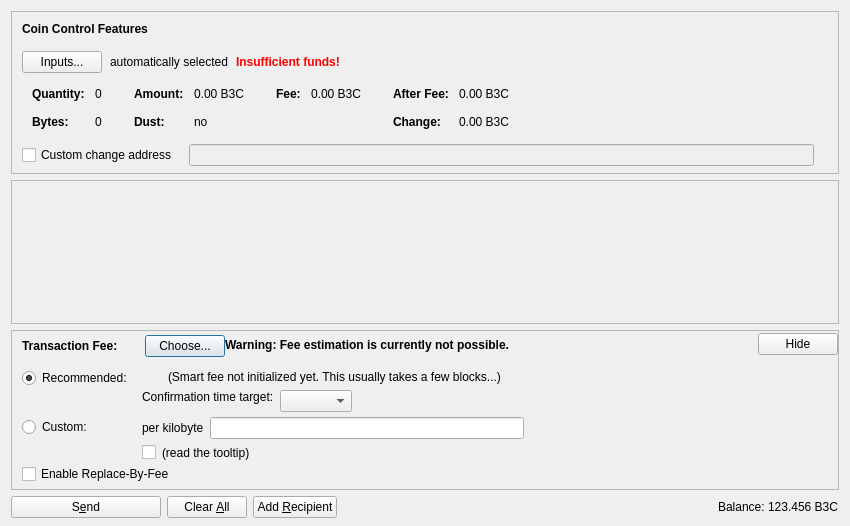
<?xml version="1.0" encoding="UTF-8"?>
<ui version="4.0">
 <class>SendCoinsDialog</class>
 <widget class="QDialog" name="SendCoinsDialog">
  <property name="geometry">
   <rect>
    <x>0</x>
    <y>0</y>
    <width>850</width>
    <height>526</height>
   </rect>
  </property>
  <property name="windowTitle">
   <string>Send Coins</string>
  </property>
  <layout class="QVBoxLayout" name="verticalLayout" stretch="0,1,0,0">
   <property name="bottomMargin">
    <number>8</number>
   </property>
   <item>
    <widget class="QFrame" name="frameCoinControl">
     <property name="sizePolicy">
      <sizepolicy hsizetype="Expanding" vsizetype="Expanding">
       <horstretch>0</horstretch>
       <verstretch>0</verstretch>
      </sizepolicy>
     </property>
     <property name="maximumSize">
      <size>
       <width>16777215</width>
       <height>16777215</height>
      </size>
     </property>
     <property name="frameShape">
      <enum>QFrame::StyledPanel</enum>
     </property>
     <property name="frameShadow">
      <enum>QFrame::Sunken</enum>
     </property>
     <layout class="QVBoxLayout" name="verticalLayoutCoinControl2">
      <property name="spacing">
       <number>0</number>
      </property>
      <property name="leftMargin">
       <number>0</number>
      </property>
      <property name="topMargin">
       <number>0</number>
      </property>
      <property name="rightMargin">
       <number>0</number>
      </property>
      <property name="bottomMargin">
       <number>6</number>
      </property>
      <item>
       <layout class="QVBoxLayout" name="verticalLayoutCoinControl" stretch="0,0,0,0,1">
        <property name="spacing">
         <number>0</number>
        </property>
        <property name="leftMargin">
         <number>10</number>
        </property>
        <property name="topMargin">
         <number>10</number>
        </property>
        <item>
         <layout class="QHBoxLayout" name="horizontalLayoutCoinControl1">
          <property name="bottomMargin">
           <number>15</number>
          </property>
          <item>
           <widget class="QLabel" name="labelCoinControlFeatures">
            <property name="sizePolicy">
             <sizepolicy hsizetype="Preferred" vsizetype="Maximum">
              <horstretch>0</horstretch>
              <verstretch>0</verstretch>
             </sizepolicy>
            </property>
            <property name="font">
             <font>
              <weight>75</weight>
              <bold>true</bold>
             </font>
            </property>
            <property name="styleSheet">
             <string notr="true">font-weight:bold;</string>
            </property>
            <property name="text">
             <string>Coin Control Features</string>
            </property>
           </widget>
          </item>
         </layout>
        </item>
        <item>
         <layout class="QHBoxLayout" name="horizontalLayoutCoinControl2" stretch="0,0,0,0">
          <property name="spacing">
           <number>8</number>
          </property>
          <property name="bottomMargin">
           <number>10</number>
          </property>
          <item>
           <widget class="QPushButton" name="pushButtonCoinControl">
            <property name="styleSheet">
             <string notr="true"/>
            </property>
            <property name="text">
             <string>Inputs...</string>
            </property>
            <property name="autoDefault">
             <bool>false</bool>
            </property>
           </widget>
          </item>
          <item>
           <widget class="QLabel" name="labelCoinControlAutomaticallySelected">
            <property name="text">
             <string>automatically selected</string>
            </property>
            <property name="margin">
             <number>5</number>
            </property>
           </widget>
          </item>
          <item>
           <widget class="QLabel" name="labelCoinControlInsuffFunds">
            <property name="font">
             <font>
              <weight>75</weight>
              <bold>true</bold>
             </font>
            </property>
            <property name="styleSheet">
             <string notr="true">color:red;font-weight:bold;</string>
            </property>
            <property name="text">
             <string>Insufficient funds!</string>
            </property>
            <property name="margin">
             <number>5</number>
            </property>
           </widget>
          </item>
          <item>
           <spacer name="horizontalSpacerCoinControl">
            <property name="orientation">
             <enum>Qt::Horizontal</enum>
            </property>
            <property name="sizeHint" stdset="0">
             <size>
              <width>40</width>
              <height>1</height>
             </size>
            </property>
           </spacer>
          </item>
         </layout>
        </item>
        <item>
         <widget class="QWidget" name="widgetCoinControl" native="true">
          <property name="sizePolicy">
           <sizepolicy hsizetype="Preferred" vsizetype="Preferred">
            <horstretch>0</horstretch>
            <verstretch>0</verstretch>
           </sizepolicy>
          </property>
          <property name="minimumSize">
           <size>
            <width>0</width>
            <height>0</height>
           </size>
          </property>
          <property name="styleSheet">
           <string notr="true"/>
          </property>
          <layout class="QHBoxLayout" name="horizontalLayoutCoinControl5">
           <property name="leftMargin">
            <number>0</number>
           </property>
           <property name="topMargin">
            <number>0</number>
           </property>
           <property name="rightMargin">
            <number>0</number>
           </property>
           <property name="bottomMargin">
            <number>0</number>
           </property>
           <item>
            <layout class="QHBoxLayout" name="horizontalLayoutCoinControl3" stretch="0,0,0,1">
             <property name="spacing">
              <number>20</number>
             </property>
             <property name="topMargin">
              <number>0</number>
             </property>
             <property name="bottomMargin">
              <number>10</number>
             </property>
             <item>
              <layout class="QFormLayout" name="formLayoutCoinControl1">
               <property name="horizontalSpacing">
                <number>10</number>
               </property>
               <property name="verticalSpacing">
                <number>14</number>
               </property>
               <property name="leftMargin">
                <number>10</number>
               </property>
               <property name="topMargin">
                <number>4</number>
               </property>
               <property name="rightMargin">
                <number>6</number>
               </property>
               <item row="0" column="0">
                <widget class="QLabel" name="labelCoinControlQuantityText">
                 <property name="font">
                  <font>
                   <weight>75</weight>
                   <bold>true</bold>
                  </font>
                 </property>
                 <property name="text">
                  <string>Quantity:</string>
                 </property>
                 <property name="margin">
                  <number>0</number>
                 </property>
                </widget>
               </item>
               <item row="0" column="1">
                <widget class="QLabel" name="labelCoinControlQuantity">
                 <property name="cursor">
                  <cursorShape>IBeamCursor</cursorShape>
                 </property>
                 <property name="contextMenuPolicy">
                  <enum>Qt::ActionsContextMenu</enum>
                 </property>
                 <property name="text">
                  <string notr="true">0</string>
                 </property>
                 <property name="margin">
                  <number>0</number>
                 </property>
                 <property name="textInteractionFlags">
                  <set>Qt::LinksAccessibleByMouse|Qt::TextSelectableByKeyboard|Qt::TextSelectableByMouse</set>
                 </property>
                </widget>
               </item>
               <item row="1" column="0">
                <widget class="QLabel" name="labelCoinControlBytesText">
                 <property name="font">
                  <font>
                   <weight>75</weight>
                   <bold>true</bold>
                  </font>
                 </property>
                 <property name="text">
                  <string>Bytes:</string>
                 </property>
                </widget>
               </item>
               <item row="1" column="1">
                <widget class="QLabel" name="labelCoinControlBytes">
                 <property name="cursor">
                  <cursorShape>IBeamCursor</cursorShape>
                 </property>
                 <property name="contextMenuPolicy">
                  <enum>Qt::ActionsContextMenu</enum>
                 </property>
                 <property name="text">
                  <string notr="true">0</string>
                 </property>
                 <property name="textInteractionFlags">
                  <set>Qt::LinksAccessibleByMouse|Qt::TextSelectableByKeyboard|Qt::TextSelectableByMouse</set>
                 </property>
                </widget>
               </item>
              </layout>
             </item>
             <item>
              <layout class="QFormLayout" name="formLayoutCoinControl2">
               <property name="horizontalSpacing">
                <number>10</number>
               </property>
               <property name="verticalSpacing">
                <number>14</number>
               </property>
               <property name="leftMargin">
                <number>6</number>
               </property>
               <property name="topMargin">
                <number>4</number>
               </property>
               <property name="rightMargin">
                <number>6</number>
               </property>
               <item row="0" column="0">
                <widget class="QLabel" name="labelCoinControlAmountText">
                 <property name="font">
                  <font>
                   <weight>75</weight>
                   <bold>true</bold>
                  </font>
                 </property>
                 <property name="text">
                  <string>Amount:</string>
                 </property>
                 <property name="margin">
                  <number>0</number>
                 </property>
                </widget>
               </item>
               <item row="0" column="1">
                <widget class="QLabel" name="labelCoinControlAmount">
                 <property name="cursor">
                  <cursorShape>IBeamCursor</cursorShape>
                 </property>
                 <property name="contextMenuPolicy">
                  <enum>Qt::ActionsContextMenu</enum>
                 </property>
                 <property name="text">
                  <string notr="true">0.00 B3C</string>
                 </property>
                 <property name="textInteractionFlags">
                  <set>Qt::LinksAccessibleByMouse|Qt::TextSelectableByKeyboard|Qt::TextSelectableByMouse</set>
                 </property>
                </widget>
               </item>
               <item row="1" column="0">
                <widget class="QLabel" name="labelCoinControlLowOutputText">
                 <property name="font">
                  <font>
                   <weight>75</weight>
                   <bold>true</bold>
                  </font>
                 </property>
                 <property name="text">
                  <string>Dust:</string>
                 </property>
                </widget>
               </item>
               <item row="1" column="1">
                <widget class="QLabel" name="labelCoinControlLowOutput">
                 <property name="cursor">
                  <cursorShape>IBeamCursor</cursorShape>
                 </property>
                 <property name="contextMenuPolicy">
                  <enum>Qt::ActionsContextMenu</enum>
                 </property>
                 <property name="text">
                  <string notr="true">no</string>
                 </property>
                 <property name="textInteractionFlags">
                  <set>Qt::LinksAccessibleByMouse|Qt::TextSelectableByKeyboard|Qt::TextSelectableByMouse</set>
                 </property>
                </widget>
               </item>
              </layout>
             </item>
             <item>
              <layout class="QFormLayout" name="formLayoutCoinControl3">
               <property name="horizontalSpacing">
                <number>10</number>
               </property>
               <property name="verticalSpacing">
                <number>14</number>
               </property>
               <property name="leftMargin">
                <number>6</number>
               </property>
               <property name="topMargin">
                <number>4</number>
               </property>
               <property name="rightMargin">
                <number>6</number>
               </property>
               <item row="0" column="0">
                <widget class="QLabel" name="labelCoinControlFeeText">
                 <property name="font">
                  <font>
                   <weight>75</weight>
                   <bold>true</bold>
                  </font>
                 </property>
                 <property name="text">
                  <string>Fee:</string>
                 </property>
                 <property name="margin">
                  <number>0</number>
                 </property>
                </widget>
               </item>
               <item row="0" column="1">
                <widget class="QLabel" name="labelCoinControlFee">
                 <property name="cursor">
                  <cursorShape>IBeamCursor</cursorShape>
                 </property>
                 <property name="contextMenuPolicy">
                  <enum>Qt::ActionsContextMenu</enum>
                 </property>
                 <property name="text">
                  <string notr="true">0.00 B3C</string>
                 </property>
                 <property name="textInteractionFlags">
                  <set>Qt::LinksAccessibleByMouse|Qt::TextSelectableByKeyboard|Qt::TextSelectableByMouse</set>
                 </property>
                </widget>
               </item>
              </layout>
             </item>
             <item>
              <layout class="QFormLayout" name="formLayoutCoinControl4">
               <property name="horizontalSpacing">
                <number>10</number>
               </property>
               <property name="verticalSpacing">
                <number>14</number>
               </property>
               <property name="leftMargin">
                <number>6</number>
               </property>
               <property name="topMargin">
                <number>4</number>
               </property>
               <property name="rightMargin">
                <number>6</number>
               </property>
               <item row="0" column="0">
                <widget class="QLabel" name="labelCoinControlAfterFeeText">
                 <property name="font">
                  <font>
                   <weight>75</weight>
                   <bold>true</bold>
                  </font>
                 </property>
                 <property name="text">
                  <string>After Fee:</string>
                 </property>
                 <property name="margin">
                  <number>0</number>
                 </property>
                </widget>
               </item>
               <item row="0" column="1">
                <widget class="QLabel" name="labelCoinControlAfterFee">
                 <property name="cursor">
                  <cursorShape>IBeamCursor</cursorShape>
                 </property>
                 <property name="contextMenuPolicy">
                  <enum>Qt::ActionsContextMenu</enum>
                 </property>
                 <property name="text">
                  <string notr="true">0.00 B3C</string>
                 </property>
                 <property name="textInteractionFlags">
                  <set>Qt::LinksAccessibleByMouse|Qt::TextSelectableByKeyboard|Qt::TextSelectableByMouse</set>
                 </property>
                </widget>
               </item>
               <item row="1" column="0">
                <widget class="QLabel" name="labelCoinControlChangeText">
                 <property name="font">
                  <font>
                   <weight>75</weight>
                   <bold>true</bold>
                  </font>
                 </property>
                 <property name="text">
                  <string>Change:</string>
                 </property>
                </widget>
               </item>
               <item row="1" column="1">
                <widget class="QLabel" name="labelCoinControlChange">
                 <property name="cursor">
                  <cursorShape>IBeamCursor</cursorShape>
                 </property>
                 <property name="contextMenuPolicy">
                  <enum>Qt::ActionsContextMenu</enum>
                 </property>
                 <property name="text">
                  <string notr="true">0.00 B3C</string>
                 </property>
                 <property name="textInteractionFlags">
                  <set>Qt::LinksAccessibleByMouse|Qt::TextSelectableByKeyboard|Qt::TextSelectableByMouse</set>
                 </property>
                </widget>
               </item>
              </layout>
             </item>
            </layout>
           </item>
          </layout>
         </widget>
        </item>
        <item>
         <layout class="QHBoxLayout" name="horizontalLayoutCoinControl4" stretch="0,0,0">
          <property name="spacing">
           <number>12</number>
          </property>
          <property name="sizeConstraint">
           <enum>QLayout::SetDefaultConstraint</enum>
          </property>
          <property name="topMargin">
           <number>5</number>
          </property>
          <property name="rightMargin">
           <number>5</number>
          </property>
          <item>
           <widget class="QCheckBox" name="checkBoxCoinControlChange">
            <property name="toolTip">
             <string>If this is activated, but the change address is empty or invalid, change will be sent to a newly generated address.</string>
            </property>
            <property name="text">
             <string>Custom change address</string>
            </property>
           </widget>
          </item>
          <item>
           <widget class="QValidatedLineEdit" name="lineEditCoinControlChange">
            <property name="enabled">
             <bool>false</bool>
            </property>
            <property name="sizePolicy">
             <sizepolicy hsizetype="Expanding" vsizetype="Fixed">
              <horstretch>0</horstretch>
              <verstretch>0</verstretch>
             </sizepolicy>
            </property>
           </widget>
          </item>
          <item>
           <widget class="QLabel" name="labelCoinControlChangeLabel">
            <property name="sizePolicy">
             <sizepolicy hsizetype="Preferred" vsizetype="Expanding">
              <horstretch>0</horstretch>
              <verstretch>0</verstretch>
             </sizepolicy>
            </property>
            <property name="minimumSize">
             <size>
              <width>0</width>
              <height>0</height>
             </size>
            </property>
            <property name="text">
             <string/>
            </property>
            <property name="margin">
             <number>3</number>
            </property>
           </widget>
          </item>
         </layout>
        </item>
        <item>
         <spacer name="verticalSpacerCoinControl">
          <property name="orientation">
           <enum>Qt::Vertical</enum>
          </property>
          <property name="sizeHint" stdset="0">
           <size>
            <width>800</width>
            <height>1</height>
           </size>
          </property>
         </spacer>
        </item>
       </layout>
      </item>
     </layout>
    </widget>
   </item>
   <item>
    <widget class="QScrollArea" name="scrollArea">
     <property name="widgetResizable">
      <bool>true</bool>
     </property>
     <widget class="QWidget" name="scrollAreaWidgetContents">
      <property name="geometry">
       <rect>
        <x>0</x>
        <y>0</y>
        <width>830</width>
        <height>104</height>
       </rect>
      </property>
      <layout class="QVBoxLayout" name="verticalLayout_2" stretch="0,1">
       <property name="leftMargin">
        <number>0</number>
       </property>
       <property name="topMargin">
        <number>0</number>
       </property>
       <property name="rightMargin">
        <number>0</number>
       </property>
       <property name="bottomMargin">
        <number>0</number>
       </property>
       <item>
        <layout class="QVBoxLayout" name="entries">
         <property name="spacing">
          <number>6</number>
         </property>
        </layout>
       </item>
       <item>
        <spacer name="verticalSpacer">
         <property name="orientation">
          <enum>Qt::Vertical</enum>
         </property>
         <property name="sizeHint" stdset="0">
          <size>
           <width>20</width>
           <height>40</height>
          </size>
         </property>
        </spacer>
       </item>
      </layout>
     </widget>
    </widget>
   </item>
   <item>
    <widget class="QFrame" name="frameFee">
     <property name="sizePolicy">
      <sizepolicy hsizetype="Expanding" vsizetype="Expanding">
       <horstretch>0</horstretch>
       <verstretch>0</verstretch>
      </sizepolicy>
     </property>
     <property name="maximumSize">
      <size>
       <width>16777215</width>
       <height>16777215</height>
      </size>
     </property>
     <property name="frameShape">
      <enum>QFrame::StyledPanel</enum>
     </property>
     <property name="frameShadow">
      <enum>QFrame::Sunken</enum>
     </property>
     <layout class="QVBoxLayout" name="verticalLayoutFee1">
      <property name="spacing">
       <number>0</number>
      </property>
      <property name="leftMargin">
       <number>0</number>
      </property>
      <property name="topMargin">
       <number>0</number>
      </property>
      <property name="rightMargin">
       <number>0</number>
      </property>
      <property name="bottomMargin">
       <number>0</number>
      </property>
      <item>
       <layout class="QVBoxLayout" name="verticalLayoutFee2" stretch="0,0,0">
        <property name="spacing">
         <number>0</number>
        </property>
        <property name="leftMargin">
         <number>10</number>
        </property>
        <property name="topMargin">
         <number>0</number>
        </property>
        <item>
         <layout class="QHBoxLayout" name="horizontalLayoutFee1">
          <property name="bottomMargin">
           <number>0</number>
          </property>
          <item>
           <layout class="QVBoxLayout" name="verticalLayoutFee7">
            <property name="spacing">
             <number>0</number>
            </property>
            <item>
             <spacer name="verticalSpacerSmartFee">
              <property name="orientation">
               <enum>Qt::Vertical</enum>
              </property>
              <property name="sizeType">
               <enum>QSizePolicy::Fixed</enum>
              </property>
              <property name="sizeHint" stdset="0">
               <size>
                <width>1</width>
                <height>4</height>
               </size>
              </property>
             </spacer>
            </item>
            <item>
             <layout class="QHBoxLayout" name="horizontalLayoutSmartFee">
              <property name="spacing">
               <number>10</number>
              </property>
              <item>
               <widget class="QLabel" name="labelFeeHeadline">
                <property name="sizePolicy">
                 <sizepolicy hsizetype="Preferred" vsizetype="Maximum">
                  <horstretch>0</horstretch>
                  <verstretch>0</verstretch>
                 </sizepolicy>
                </property>
                <property name="font">
                 <font>
                  <weight>75</weight>
                  <bold>true</bold>
                 </font>
                </property>
                <property name="styleSheet">
                 <string notr="true">font-weight:bold;</string>
                </property>
                <property name="text">
                 <string>Transaction Fee:</string>
                </property>
               </widget>
              </item>
              <item>
               <widget class="QLabel" name="labelFeeMinimized">
                <property name="text">
                 <string/>
                </property>
               </widget>
              </item>
              <item>
               <widget class="QPushButton" name="buttonChooseFee">
                <property name="text">
                 <string>Choose...</string>
                </property>
               </widget>
              </item>
             </layout>
            </item>
            <item>
             <spacer name="verticalSpacer_5">
              <property name="orientation">
               <enum>Qt::Vertical</enum>
              </property>
              <property name="sizeHint" stdset="0">
               <size>
                <width>1</width>
                <height>1</height>
               </size>
              </property>
             </spacer>
            </item>
           </layout>
          </item>
          <item>
           <widget class="QLabel" name="fallbackFeeWarningLabel">
            <property name="toolTip">
             <string>Using the fallbackfee can result in sending a transaction that will take several hours or days (or never) to confirm. Consider choosing your fee manually or wait until you have validated the complete chain.</string>
            </property>
            <property name="font">
            <font>
                <weight>75</weight>
                <bold>true</bold>
            </font>
            </property>
            <property name="text">
             <string>Warning: Fee estimation is currently not possible.</string>
            </property>
            <property name="wordWrap">
             <bool>false</bool>
            </property>
           </widget>
          </item>
          <item>
           <spacer name="horizontalSpacer_4">
            <property name="orientation">
             <enum>Qt::Horizontal</enum>
            </property>
            <property name="sizeType">
             <enum>QSizePolicy::MinimumExpanding</enum>
            </property>
            <property name="sizeHint" stdset="0">
             <size>
              <width>40</width>
              <height>20</height>
             </size>
            </property>
           </spacer>
          </item>
          <item>
           <widget class="QPushButton" name="buttonMinimizeFee">
            <property name="toolTip">
             <string>collapse fee-settings</string>
            </property>
            <property name="text">
             <string>Hide</string>
            </property>
           </widget>
          </item>
         </layout>
        </item>
        <item>
         <widget class="QFrame" name="frameFeeSelection">
          <layout class="QVBoxLayout" name="verticalLayoutFee12">
           <property name="spacing">
            <number>0</number>
           </property>
           <property name="leftMargin">
            <number>0</number>
           </property>
           <property name="topMargin">
            <number>0</number>
           </property>
           <property name="rightMargin">
            <number>0</number>
           </property>
           <property name="bottomMargin">
            <number>0</number>
           </property>
           <item>
            <layout class="QGridLayout" name="gridLayoutFee">
             <property name="topMargin">
              <number>10</number>
             </property>
             <property name="bottomMargin">
              <number>4</number>
             </property>
             <property name="horizontalSpacing">
              <number>10</number>
             </property>
             <property name="verticalSpacing">
              <number>4</number>
             </property>
             <item row="1" column="1">
              <layout class="QVBoxLayout" name="verticalLayoutFee8">
               <property name="spacing">
                <number>6</number>
               </property>
               <item>
                <layout class="QHBoxLayout" name="horizontalLayoutFee13">
                 <item>
                  <widget class="QLabel" name="labelCustomPerKilobyte">
                   <property name="toolTip">
                    <string>Specify a custom fee per kB (1,000 bytes) of the transaction's virtual size.

Note:  Since the fee is calculated on a per-byte basis, a fee of "100 satoshis per kB" for a transaction size of 500 bytes (half of 1 kB) would ultimately yield a fee of only 50 satoshis.</string>
                   </property>
                   <property name="text">
                    <string>per kilobyte</string>
                   </property>
                  </widget>
                 </item>
                 <item>
                  <widget class="BitcoinB3AmountField" name="customFee"/>
                 </item>
                 <item>
                  <spacer name="horizontalSpacer_6">
                   <property name="orientation">
                    <enum>Qt::Horizontal</enum>
                   </property>
                   <property name="sizeHint" stdset="0">
                    <size>
                     <width>1</width>
                     <height>1</height>
                    </size>
                   </property>
                  </spacer>
                 </item>
                </layout>
               </item>
               <item>
                <layout class="QHBoxLayout" name="horizontalLayoutFee8">
                 <item>
                  <widget class="QCheckBox" name="checkBoxMinimumFee">
                   <property name="toolTip">
                    <string>Paying only the minimum fee is just fine as long as there is less transaction volume than space in the blocks. But be aware that this can end up in a never confirming transaction once there is more demand for bitcoinb3 transactions than the network can process.</string>
                   </property>
                   <property name="text">
                    <string/>
                   </property>
                  </widget>
                 </item>
                 <item>
                  <widget class="QLabel" name="labelMinFeeWarning">
                   <property name="enabled">
                    <bool>true</bool>
                   </property>
                   <property name="toolTip">
                    <string>Paying only the minimum fee is just fine as long as there is less transaction volume than space in the blocks. But be aware that this can end up in a never confirming transaction once there is more demand for bitcoinb3 transactions than the network can process.</string>
                   </property>
                   <property name="text">
                    <string>(read the tooltip)</string>
                   </property>
                   <property name="margin">
                    <number>5</number>
                   </property>
                  </widget>
                 </item>
                 <item>
                  <spacer name="horizontalSpacer_2">
                   <property name="orientation">
                    <enum>Qt::Horizontal</enum>
                   </property>
                   <property name="sizeHint" stdset="0">
                    <size>
                     <width>1</width>
                     <height>1</height>
                    </size>
                   </property>
                  </spacer>
                 </item>
                </layout>
               </item>
              </layout>
             </item>
             <item row="0" column="0">
              <layout class="QVBoxLayout" name="verticalLayoutFee4" stretch="0,1">
               <item>
                <widget class="QRadioButton" name="radioSmartFee">
                 <property name="text">
                  <string>Recommended:</string>
                 </property>
                 <property name="checked">
                  <bool>true</bool>
                 </property>
                 <attribute name="buttonGroup">
                  <string notr="true">groupFee</string>
                 </attribute>
                </widget>
               </item>
               <item>
                <spacer name="verticalSpacer_2">
                 <property name="orientation">
                  <enum>Qt::Vertical</enum>
                 </property>
                 <property name="sizeHint" stdset="0">
                  <size>
                   <width>1</width>
                   <height>1</height>
                  </size>
                 </property>
                </spacer>
               </item>
              </layout>
             </item>
             <item row="1" column="0">
              <layout class="QVBoxLayout" name="verticalLayoutFee9" stretch="0,1">
               <item>
                <widget class="QRadioButton" name="radioCustomFee">
                 <property name="text">
                  <string>Custom:</string>
                 </property>
                 <attribute name="buttonGroup">
                  <string notr="true">groupFee</string>
                 </attribute>
                </widget>
               </item>
               <item>
                <spacer name="verticalSpacer_6">
                 <property name="orientation">
                  <enum>Qt::Vertical</enum>
                 </property>
                 <property name="sizeHint" stdset="0">
                  <size>
                   <width>1</width>
                   <height>1</height>
                  </size>
                 </property>
                </spacer>
               </item>
              </layout>
             </item>
             <item row="0" column="1">
              <layout class="QVBoxLayout" name="verticalLayoutFee3" stretch="0,0,1">
               <property name="spacing">
                <number>6</number>
               </property>
               <property name="topMargin">
                <number>2</number>
               </property>
               <item>
                <layout class="QHBoxLayout" name="horizontalLayoutFee12">
                 <item>
                  <widget class="QLabel" name="labelSmartFee">
                   <property name="text">
                    <string/>
                   </property>
                   <property name="margin">
                    <number>2</number>
                   </property>
                  </widget>
                 </item>
                 <item>
                  <widget class="QLabel" name="labelFeeEstimation">
                   <property name="text">
                    <string/>
                   </property>
                  </widget>
                 </item>
                 <item>
                  <widget class="QLabel" name="labelSmartFee2">
                   <property name="text">
                    <string>(Smart fee not initialized yet. This usually takes a few blocks...)</string>
                   </property>
                   <property name="margin">
                    <number>2</number>
                   </property>
                  </widget>
                 </item>
                 <item>
                  <spacer name="horizontalSpacer_5">
                   <property name="orientation">
                    <enum>Qt::Horizontal</enum>
                   </property>
                   <property name="sizeHint" stdset="0">
                    <size>
                     <width>1</width>
                     <height>1</height>
                    </size>
                   </property>
                  </spacer>
                 </item>
                </layout>
               </item>
               <item>
                <layout class="QHBoxLayout" name="horizontalLayoutFee9">
                 <item>
                  <layout class="QVBoxLayout" name="verticalLayoutFee6">
                   <item>
                    <widget class="QLabel" name="labelSmartFee3">
                     <property name="text">
                      <string>Confirmation time target:</string>
                     </property>
                     <property name="margin">
                      <number>2</number>
                     </property>
                    </widget>
                   </item>
                   <item>
                    <spacer name="verticalSpacer_3">
                     <property name="orientation">
                      <enum>Qt::Vertical</enum>
                     </property>
                     <property name="sizeHint" stdset="0">
                      <size>
                       <width>1</width>
                       <height>1</height>
                      </size>
                     </property>
                    </spacer>
                   </item>
                  </layout>
                 </item>
                 <item>
                  <layout class="QVBoxLayout" name="verticalLayoutFee5">
                   <property name="rightMargin">
                    <number>30</number>
                   </property>
                   <item>
                    <layout class="QHBoxLayout" name="horizontalLayoutConfTarget">
                     <property name="bottomMargin">
                      <number>0</number>
                     </property>
                     <item>
                      <widget class="QComboBox" name="confTargetSelector"/>
                     </item>
                     <item>
                      <spacer name="horizontalSpacerConfTarget">
                       <property name="orientation">
                        <enum>Qt::Horizontal</enum>
                       </property>
                       <property name="sizeHint" stdset="0">
                        <size>
                         <width>40</width>
                         <height>20</height>
                        </size>
                       </property>
                      </spacer>
                     </item>
                    </layout>
                   </item>
                  </layout>
                 </item>
                </layout>
               </item>
               <item>
                <spacer name="verticalSpacer_4">
                 <property name="orientation">
                  <enum>Qt::Vertical</enum>
                 </property>
                 <property name="sizeHint" stdset="0">
                  <size>
                   <width>1</width>
                   <height>1</height>
                  </size>
                 </property>
                </spacer>
               </item>
              </layout>
             </item>
            </layout>
           </item>
           <item>
            <widget class="QCheckBox" name="optInRBF">
             <property name="text">
              <string>Enable Replace-By-Fee</string>
             </property>
             <property name="toolTip">
              <string>With Replace-By-Fee (BIP-125) you can increase a transaction's fee after it is sent. Without this, a higher fee may be recommended to compensate for increased transaction delay risk.</string>
             </property>
            </widget>
           </item>
          </layout>
         </widget>
        </item>
        <item>
         <spacer name="verticalSpacerFee">
          <property name="orientation">
           <enum>Qt::Vertical</enum>
          </property>
          <property name="sizeHint" stdset="0">
           <size>
            <width>40</width>
            <height>5</height>
           </size>
          </property>
         </spacer>
        </item>
       </layout>
      </item>
     </layout>
    </widget>
   </item>
   <item>
    <layout class="QHBoxLayout" name="horizontalLayout">
     <item>
      <widget class="QPushButton" name="sendButton">
       <property name="minimumSize">
        <size>
         <width>150</width>
         <height>0</height>
        </size>
       </property>
       <property name="toolTip">
        <string>Confirm the send action</string>
       </property>
       <property name="text">
        <string>S&amp;end</string>
       </property>
       <property name="icon">
        <iconset resource="../bitcoinb3.qrc">
         <normaloff>:/icons/send</normaloff>:/icons/send</iconset>
       </property>
       <property name="autoDefault">
        <bool>false</bool>
       </property>
       <property name="default">
        <bool>false</bool>
       </property>
      </widget>
     </item>
     <item>
      <widget class="QPushButton" name="clearButton">
       <property name="sizePolicy">
        <sizepolicy hsizetype="Minimum" vsizetype="Fixed">
         <horstretch>0</horstretch>
         <verstretch>0</verstretch>
        </sizepolicy>
       </property>
       <property name="toolTip">
        <string>Clear all fields of the form.</string>
       </property>
       <property name="text">
        <string>Clear &amp;All</string>
       </property>
       <property name="icon">
        <iconset resource="../bitcoinb3.qrc">
         <normaloff>:/icons/remove</normaloff>:/icons/remove</iconset>
       </property>
       <property name="autoDefault">
        <bool>false</bool>
       </property>
      </widget>
     </item>
     <item>
      <widget class="QPushButton" name="addButton">
       <property name="toolTip">
        <string>Send to multiple recipients at once</string>
       </property>
       <property name="text">
        <string>Add &amp;Recipient</string>
       </property>
       <property name="icon">
        <iconset resource="../bitcoinb3.qrc">
         <normaloff>:/icons/add</normaloff>:/icons/add</iconset>
       </property>
       <property name="autoDefault">
        <bool>false</bool>
       </property>
      </widget>
     </item>
     <item>
      <spacer name="horizontalSpacer">
       <property name="orientation">
        <enum>Qt::Horizontal</enum>
       </property>
       <property name="sizeHint" stdset="0">
        <size>
         <width>40</width>
         <height>20</height>
        </size>
       </property>
      </spacer>
     </item>
     <item>
      <layout class="QHBoxLayout" name="horizontalLayout_2">
       <property name="spacing">
        <number>3</number>
       </property>
       <item>
        <widget class="QLabel" name="label">
         <property name="sizePolicy">
          <sizepolicy hsizetype="Preferred" vsizetype="Fixed">
           <horstretch>0</horstretch>
           <verstretch>0</verstretch>
          </sizepolicy>
         </property>
         <property name="text">
          <string>Balance:</string>
         </property>
        </widget>
       </item>
       <item>
        <widget class="QLabel" name="labelBalance">
         <property name="sizePolicy">
          <sizepolicy hsizetype="Preferred" vsizetype="Fixed">
           <horstretch>0</horstretch>
           <verstretch>0</verstretch>
          </sizepolicy>
         </property>
         <property name="cursor">
          <cursorShape>IBeamCursor</cursorShape>
         </property>
         <property name="text">
          <string notr="true">123.456 B3C</string>
         </property>
         <property name="textInteractionFlags">
          <set>Qt::LinksAccessibleByMouse|Qt::TextSelectableByKeyboard|Qt::TextSelectableByMouse</set>
         </property>
        </widget>
       </item>
      </layout>
     </item>
    </layout>
   </item>
  </layout>
 </widget>
 <customwidgets>
  <customwidget>
   <class>QValidatedLineEdit</class>
   <extends>QLineEdit</extends>
   <header>qt/qvalidatedlineedit.h</header>
  </customwidget>
  <customwidget>
   <class>BitcoinB3AmountField</class>
   <extends>QLineEdit</extends>
   <header>qt/bitcoinb3amountfield.h</header>
   <container>1</container>
  </customwidget>
 </customwidgets>
 <resources>
  <include location="../bitcoinb3.qrc"/>
 </resources>
 <connections/>
 <buttongroups>
  <buttongroup name="groupFee"/>
 </buttongroups>
</ui>
